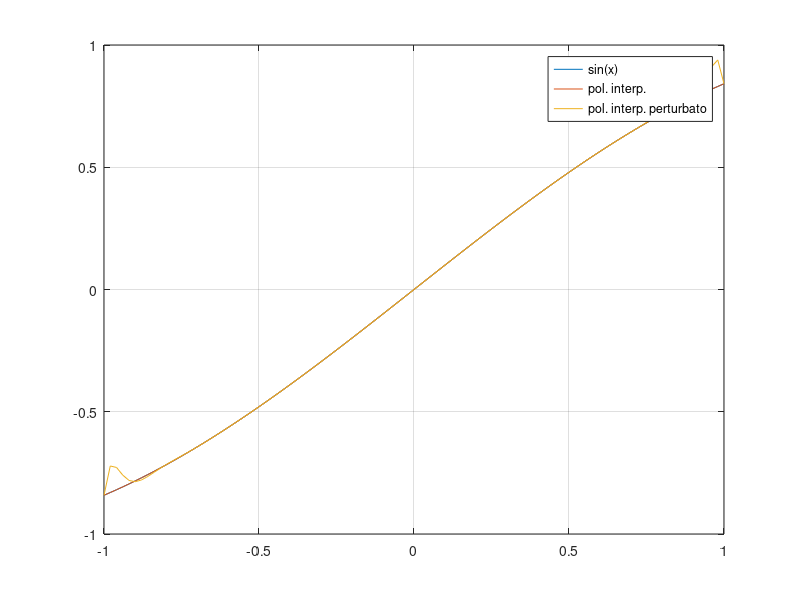

Write MATLAB code to recreate this figure.
%Es 4 interpolazione
clear
clc
close all

a=-1; b=1;
x=linspace(a,b);
n=22;
nodi=linspace(a,b,n);
y_nodi=sin(nodi);
y_tilde=y_nodi.*(1+(-1).^[0:n-1]*10^-4);
p=polyfit(nodi,y_nodi,n-1); %coeff. polinomio interpolatore
p_tilde=polyfit(nodi,y_tilde,n-1); %coeff. polinomio interpolatore perturbato
y=polyval(p,x);
yy=polyval(p_tilde,x);

plot(x,sin(x)) %grafico funzione
hold on
plot(x,y) %grafico polinomio interpolatore
plot(x,yy) % grafico polinomio interpolatore perturbato
grid on 
legend('sin(x)','pol. interp.','pol. interp. perturbato')

%calcolo errore
err=norm(sin(x)-y,inf) %errore pol. interpolatore
err_tilde=norm(sin(x)-yy,inf) %errore pol. interp. perturbato

